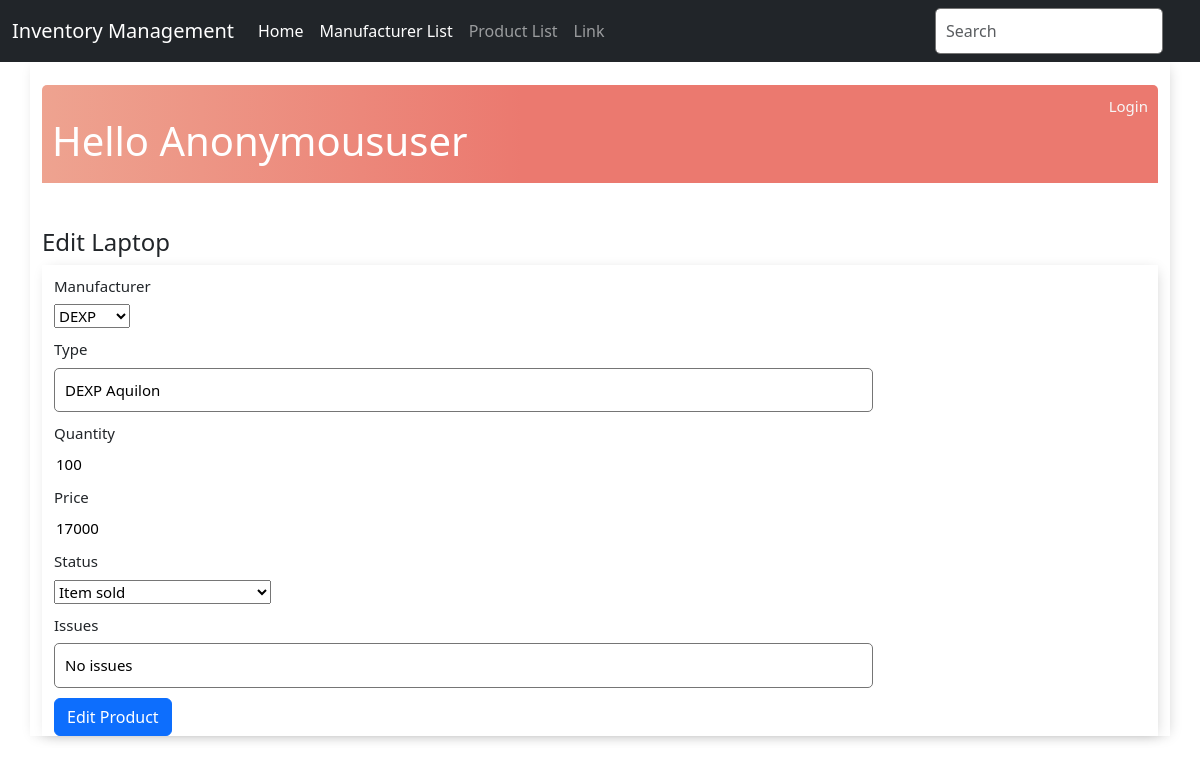
Page /edit_laptop/4/ on the committed database.
### base/models.py (models this page shows, shortened)
class Product(models.Model):
    manufacturer = models.ForeignKey(Manufacturer, on_delete=models.CASCADE)
    type = models.CharField(max_length=100, blank=False)
    quantity = models.IntegerField()
    price = models.IntegerField()
    STATUS_CHOICES = (
        ('AVAILABLE', 'Item ready to be purchased'),
        ('SOLD', 'Item sold'),
        ('RESTOCKING', 'Item restocking in few days'),
    )
    status = models.CharField(max_length=10, choices=STATUS_CHOICES, default='SOLD') # Available, Sold, Restocking
    issues = models.CharField(max_length=10, default="No issues")
    class Meta:
        abstract = True

class Laptop(Product):
    pass

### base/views.py (the view)
# urls.py: path('edit_laptop/<int:pk>/', views.edit_laptop, name='edit_laptop'),
def edit_laptop(request, pk):
    return edit_product(request, pk, Laptop, LaptopForm, 'Edit Laptop')

### base/forms.py
class LaptopForm(forms.ModelForm):
    class Meta:
        model = Laptop
        fields = ('manufacturer', 'type', 'quantity', 'price', 'status', 'issues')

### base/models.py (called while the page is built)
    def __str__(self):
        return self.name

### base/views.py (called while the page is built)
def edit_product(request, pk, model, cls, header):
    item = get_object_or_404(model, pk=pk)
    if request.method == "POST":
        form = cls(request.POST, instance=item)
        if form.is_valid():
            form.save()
            return redirect("product_list")
    else:
        form = cls(instance=item)
        context = {
            'form': form,
            'header': header,
        }
        return render(request, 'edit_item.html',  context)

### base/templates/edit_item.html (shortened to what this page needs)
{% extends 'base.html' %}
{% block content %}
<br>
<div class="header-bar">
    <div>
        <br>
        <h1>Hello {{ request.user|title }}</h1>
    </div>
    {% if request.user.is_authenticated %}
    <a href="{% url 'logout' %}">Logout</a>
    {% else %}
    <a href="{% url 'login' %}">Login</a>
    {% endif %}
</div>
<br><br>
<h4> {{ header }}</h4>
<div class="container">
    <form  method="POST">
        {%  for field in form  %}
        <div class="form group">
            <label for="id_{{ field.name }}" class="col-2 col-form-label">{{ field.label }}</label>
            <div class="col-10">
                {{ field }}
            </div>
        </div>
        {%  endfor %}
        <div class="button-container">
            <button type="submit" class="btn btn-primary" name="button">Edit Product</button>
        </div>
    </form>
</div>
{% endblock content %}

### base/static/css/style.css (style rules this page uses)
body { background: #FAFAFA; font-family: 'Nunito Sans', sans-serif; }
.container { max-width: 550px; font-size: 15px; margin: auto; background: #ffff; -webkit-box-shadow: 2px 2px 13px -4px rgba(0, 0, 0, 0.21); box-shadow: 2px 2px 13px -4px rgba(0, 0, 0, 0.21); }
input { outline: none; border: none; }
.header-bar { display: flex; justify-content: space-between; color: #fff; padding: 10px; border-radius: 5px 5px 0 0; background: linear-gradient(90deg, #EEA390 0%, #EB796F 43%, #EB796F 100%); }
.header-bar a { color: rgb(247, 247, 247); text-decoration: none; }
input[type=text], input[type=password], textarea { border: 1px solid #757575; border-radius: 5px; padding: 10px; width: 90%; }
label { padding-top: 10px !important; display: block; }
::placeholder { font-weight: 300; opacity: 0.5; }
.button-container { margin-top: 10px; }

### rows in the picture
Laptop: form "DEXP" "DEXP Aquilon" "100" "17000" "Item sold" "No issues"

### other values in the picture
{{ request.user|title }} "Anonymoususer"
{{ header }} "Edit Laptop"
{{ field.label }} "Manufacturer" "Type" "Quantity" "Price" "Status" "Issues"
